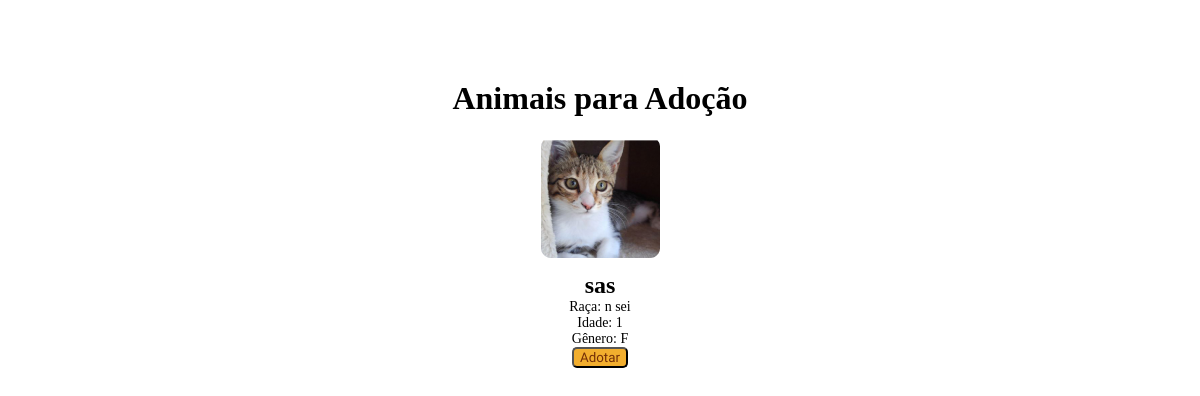
/cats/, run on an earlier commit of the app's database.
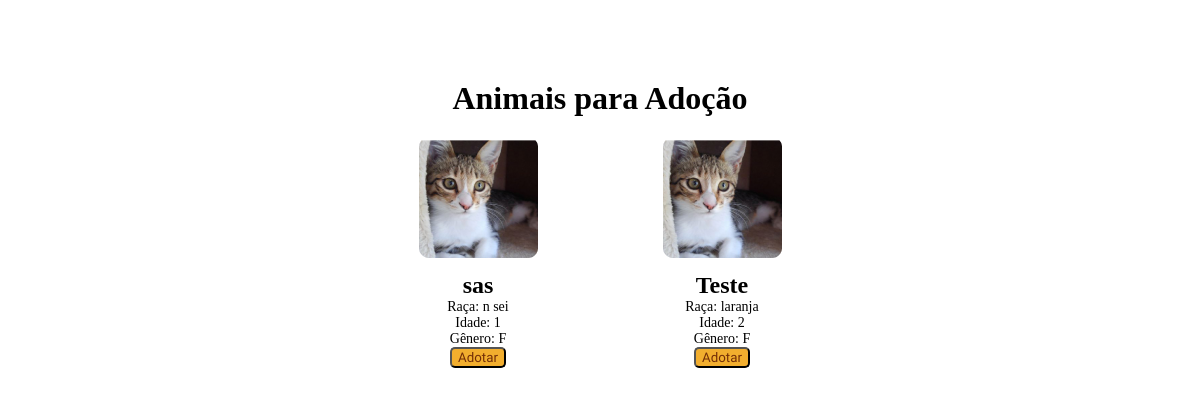
And on a later commit of the database.
### app_abrigo_amigo/models.py (models this page shows, shortened)
class Animais(models.Model):
    id_animal = models.AutoField(primary_key=True)
    nome = models.CharField(max_length=100)
    idade = models.IntegerField()
    raça = models.CharField(max_length=100)
    gênero = models.CharField(max_length=50, default='Desconhecido')
    tipo = models.CharField(max_length=50)
    photo = models.ImageField(upload_to='', null=True, blank=True)

### app_abrigo_amigo/views.py (the view)
# urls.py: path('cats/', views.cats_page, name='cats_page'),
def cats_page(request):
    animais = Animais.objects.filter(tipo='G')
    return render(request, 'admin/cats_page.html', {'animais': animais})

### app_abrigo_amigo/templates/admin/cats_page.html (shortened to what this page needs)
<!DOCTYPE html>
{% load static %}
<html lang="en">
<head>
    <link rel="stylesheet" href="{% static 'css/style.css' %}">
</head>
<body>
    <div class="container">
        <h1>Animais para Adoção</h1>
            {% for animal in animais %}
            <div class="dog">
                <img src="{% static 'img\btexp\Rectangle 315.png' %}" alt="Cachorro 1">
                <h2>{{ animal.nome }}</h2>
                <p>Raça: {{ animal.raça }}</p>
                <p>Idade: {{ animal.idade }}</p>
                <p>Gênero: {{ animal.gênero }}</p>
                <a href="{% url 'page_adote' id_animal=animal.id_animal %}"><button>Adotar</button></a>
            </div>
            {% endfor %}
        </div>
</body>
</html>

What changed in the data, as far as the page shows it:
added Animais: nome "Teste", raça "laranja", idade "2", gênero "F"
